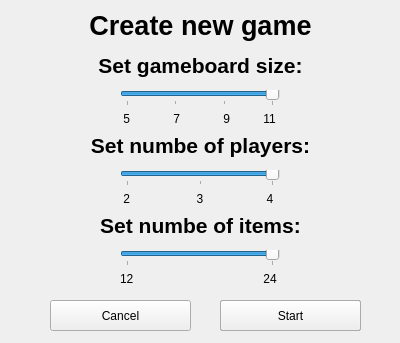
<?xml version="1.0" encoding="UTF-8"?>
<ui version="4.0">
 <class>StartDialogue</class>
 <widget class="QDialog" name="StartDialogue">
  <property name="geometry">
   <rect>
    <x>0</x>
    <y>0</y>
    <width>400</width>
    <height>343</height>
   </rect>
  </property>
  <property name="windowTitle">
   <string>Start</string>
  </property>
  <widget class="QLabel" name="label">
   <property name="geometry">
    <rect>
     <x>0</x>
     <y>10</y>
     <width>401</width>
     <height>31</height>
    </rect>
   </property>
   <property name="font">
    <font>
     <family>Arial</family>
     <pointsize>20</pointsize>
     <weight>75</weight>
     <bold>true</bold>
    </font>
   </property>
   <property name="text">
    <string>Create new game</string>
   </property>
   <property name="alignment">
    <set>Qt::AlignCenter</set>
   </property>
  </widget>
  <widget class="QLabel" name="label_2">
   <property name="geometry">
    <rect>
     <x>0</x>
     <y>50</y>
     <width>401</width>
     <height>31</height>
    </rect>
   </property>
   <property name="font">
    <font>
     <family>Arial</family>
     <pointsize>16</pointsize>
     <weight>75</weight>
     <bold>true</bold>
    </font>
   </property>
   <property name="text">
    <string>Set gameboard size:</string>
   </property>
   <property name="alignment">
    <set>Qt::AlignCenter</set>
   </property>
  </widget>
  <widget class="QSlider" name="size_slider">
   <property name="geometry">
    <rect>
     <x>120</x>
     <y>90</y>
     <width>160</width>
     <height>16</height>
    </rect>
   </property>
   <property name="minimum">
    <number>5</number>
   </property>
   <property name="maximum">
    <number>8</number>
   </property>
   <property name="singleStep">
    <number>1</number>
   </property>
   <property name="pageStep">
    <number>2</number>
   </property>
   <property name="value">
    <number>8</number>
   </property>
   <property name="sliderPosition">
    <number>8</number>
   </property>
   <property name="tracking">
    <bool>true</bool>
   </property>
   <property name="orientation">
    <enum>Qt::Horizontal</enum>
   </property>
   <property name="tickPosition">
    <enum>QSlider::TicksBelow</enum>
   </property>
   <property name="tickInterval">
    <number>1</number>
   </property>
  </widget>
  <widget class="QLabel" name="label_3">
   <property name="geometry">
    <rect>
     <x>120</x>
     <y>110</y>
     <width>67</width>
     <height>17</height>
    </rect>
   </property>
   <property name="text">
    <string> 5</string>
   </property>
  </widget>
  <widget class="QLabel" name="label_4">
   <property name="geometry">
    <rect>
     <x>170</x>
     <y>110</y>
     <width>67</width>
     <height>17</height>
    </rect>
   </property>
   <property name="text">
    <string> 7</string>
   </property>
  </widget>
  <widget class="QLabel" name="label_5">
   <property name="geometry">
    <rect>
     <x>220</x>
     <y>110</y>
     <width>67</width>
     <height>17</height>
    </rect>
   </property>
   <property name="text">
    <string> 9</string>
   </property>
  </widget>
  <widget class="QLabel" name="label_6">
   <property name="geometry">
    <rect>
     <x>260</x>
     <y>110</y>
     <width>67</width>
     <height>17</height>
    </rect>
   </property>
   <property name="text">
    <string> 11</string>
   </property>
  </widget>
  <widget class="QSlider" name="player_slider">
   <property name="geometry">
    <rect>
     <x>120</x>
     <y>170</y>
     <width>160</width>
     <height>16</height>
    </rect>
   </property>
   <property name="minimum">
    <number>2</number>
   </property>
   <property name="maximum">
    <number>4</number>
   </property>
   <property name="singleStep">
    <number>1</number>
   </property>
   <property name="value">
    <number>4</number>
   </property>
   <property name="sliderPosition">
    <number>4</number>
   </property>
   <property name="orientation">
    <enum>Qt::Horizontal</enum>
   </property>
   <property name="tickPosition">
    <enum>QSlider::TicksBelow</enum>
   </property>
   <property name="tickInterval">
    <number>1</number>
   </property>
  </widget>
  <widget class="QLabel" name="label_7">
   <property name="geometry">
    <rect>
     <x>120</x>
     <y>190</y>
     <width>67</width>
     <height>17</height>
    </rect>
   </property>
   <property name="text">
    <string> 2</string>
   </property>
  </widget>
  <widget class="QLabel" name="label_9">
   <property name="geometry">
    <rect>
     <x>190</x>
     <y>190</y>
     <width>67</width>
     <height>17</height>
    </rect>
   </property>
   <property name="text">
    <string>  3</string>
   </property>
  </widget>
  <widget class="QLabel" name="label_10">
   <property name="geometry">
    <rect>
     <x>260</x>
     <y>190</y>
     <width>67</width>
     <height>17</height>
    </rect>
   </property>
   <property name="text">
    <string>  4</string>
   </property>
  </widget>
  <widget class="QLabel" name="label_11">
   <property name="geometry">
    <rect>
     <x>0</x>
     <y>130</y>
     <width>401</width>
     <height>31</height>
    </rect>
   </property>
   <property name="font">
    <font>
     <family>Arial</family>
     <pointsize>16</pointsize>
     <weight>75</weight>
     <bold>true</bold>
    </font>
   </property>
   <property name="text">
    <string>Set numbe of players:</string>
   </property>
   <property name="alignment">
    <set>Qt::AlignCenter</set>
   </property>
  </widget>
  <widget class="QLabel" name="label_12">
   <property name="geometry">
    <rect>
     <x>0</x>
     <y>210</y>
     <width>401</width>
     <height>31</height>
    </rect>
   </property>
   <property name="font">
    <font>
     <family>Arial</family>
     <pointsize>16</pointsize>
     <weight>75</weight>
     <bold>true</bold>
    </font>
   </property>
   <property name="text">
    <string>Set numbe of items:</string>
   </property>
   <property name="alignment">
    <set>Qt::AlignCenter</set>
   </property>
  </widget>
  <widget class="QSlider" name="item_slider">
   <property name="geometry">
    <rect>
     <x>120</x>
     <y>250</y>
     <width>160</width>
     <height>16</height>
    </rect>
   </property>
   <property name="minimum">
    <number>1</number>
   </property>
   <property name="maximum">
    <number>2</number>
   </property>
   <property name="singleStep">
    <number>1</number>
   </property>
   <property name="value">
    <number>2</number>
   </property>
   <property name="sliderPosition">
    <number>2</number>
   </property>
   <property name="orientation">
    <enum>Qt::Horizontal</enum>
   </property>
   <property name="tickPosition">
    <enum>QSlider::TicksBelow</enum>
   </property>
   <property name="tickInterval">
    <number>1</number>
   </property>
  </widget>
  <widget class="QLabel" name="label_8">
   <property name="geometry">
    <rect>
     <x>120</x>
     <y>270</y>
     <width>67</width>
     <height>17</height>
    </rect>
   </property>
   <property name="text">
    <string>12</string>
   </property>
  </widget>
  <widget class="QLabel" name="label_13">
   <property name="geometry">
    <rect>
     <x>260</x>
     <y>270</y>
     <width>67</width>
     <height>17</height>
    </rect>
   </property>
   <property name="text">
    <string> 24</string>
   </property>
  </widget>
  <widget class="QPushButton" name="start_button">
   <property name="geometry">
    <rect>
     <x>220</x>
     <y>300</y>
     <width>141</width>
     <height>31</height>
    </rect>
   </property>
   <property name="text">
    <string>Start Game</string>
   </property>
  </widget>
  <widget class="QPushButton" name="cancel_button">
   <property name="geometry">
    <rect>
     <x>50</x>
     <y>300</y>
     <width>141</width>
     <height>31</height>
    </rect>
   </property>
   <property name="text">
    <string>Cancel</string>
   </property>
  </widget>
  <widget class="QPushButton" name="confirm_button">
   <property name="geometry">
    <rect>
     <x>220</x>
     <y>300</y>
     <width>141</width>
     <height>31</height>
    </rect>
   </property>
   <property name="text">
    <string>Start</string>
   </property>
  </widget>
 </widget>
 <resources/>
 <connections/>
</ui>
